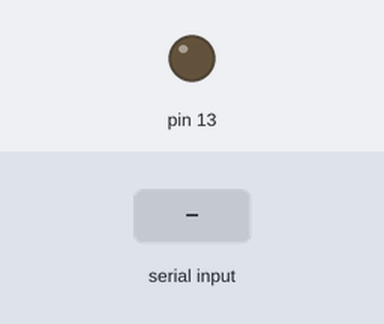
Bench run of a sketch on a simulated Arduino Uno, built with avr-gcc and run on an emulated ATmega328P. Parts: output pins drawn as LEDs (lit = HIGH). Inputs (shaded band) come from the test bench.

Above: at 1.2 s.
1.3 s: "a" received over Serial
At 4.3 s:
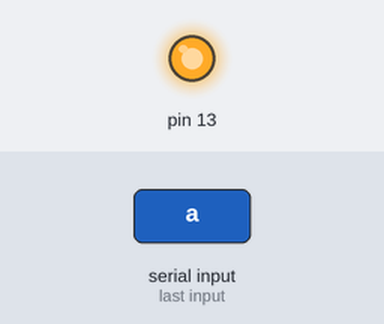
Timing chart, 0 to 6.0 s (numbered marks = the images above; inputs shaded):
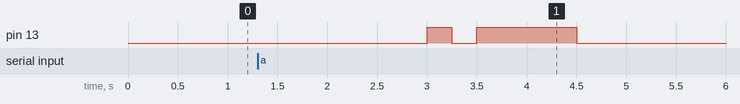

Measured:
- after the input at 1.3 s, pin 13: LOW → HIGH after 1.7 s, → LOW 0.25 s later, → HIGH 0.25 s later, → LOW 1.0 s later

The sketch:

Morse.ino
```cpp
#include "Morse.h"
#define _dot  morse.dot()
#define _dash morse.dash()
int incomingchar=0;
Morse morse(13);

void setup()
{
  Serial.begin(9600);
}

void loop()
{
  if(Serial.available()>0)
  {
      incomingchar=Serial.read();
      switch (incomingchar)
      {

        case 97:_dot,_dash;break;
        case 98:_dash,_dot,_dot,_dot;break;
        case 99:_dash,_dot,_dash,_dot;break;
        case 100:_dash,_dot,_dot;break;
        case 101:_dot;break;
        case 102:_dot,_dot,_dash,_dot;break;
        case 103:_dash,_dash,_dot;break;
        case 104:_dot,_dot,_dot,_dot;break;
        case 105:_dot,_dot;break;
        case 106:_dot,_dash,_dash,_dash;break;
        case 107:_dash,_dot,_dash;break;
        case 108:_dot,_dash,_dot,_dot;break;
        case 109:_dash,_dash;break;
        case 110:_dash,_dot;break;
        case 111:_dash,_dash,_dash;break;
        case 112:_dot,_dash,_dash,_dot;break;
        case 113:_dash,_dash,_dot,_dash;break;
        case 114:_dot,_dash,_dot;break;
        case 115:_dot,_dot,_dot;break;
        case 116:_dash;break;
        case 117:_dot,_dot,_dash;break;
        case 118:_dot,_dot,_dot,_dash;break;
        case 119:_dot,_dash,_dash;break;
        case 120:_dash,_dot,_dot,_dash;break;
        case 121:_dash,_dot,_dash,_dash;break;
        case 122:_dash,_dash,_dot,_dot;break;
        case 10:delay(375);break;
        case 32:delay(375);break;
      }
      delay(375);
  }
  delay(3000);
}
```

Morse.cpp
```cpp
#include "Arduino.h"
#include "Morse.h"

Morse::Morse(int pin)
{
  pinMode(pin,OUTPUT);
  _pin=pin;
}

void Morse::dot()
{
  digitalWrite(_pin,HIGH);
  delay(250);
  digitalWrite(_pin,LOW);
  delay(250);
}

void Morse::dash()
{
  digitalWrite(_pin,HIGH);
  delay(1000);
  digitalWrite(_pin,LOW);
  delay(250);
}
```

Morse.h
```cpp
#ifndef _MORSE_H
#define _MORSE_H
class Morse
{
  public:
    Morse(int pin);
    void dot();
    void dash();
  private:
    int _pin;
};
#endif /*_MORSE_H*/
```
